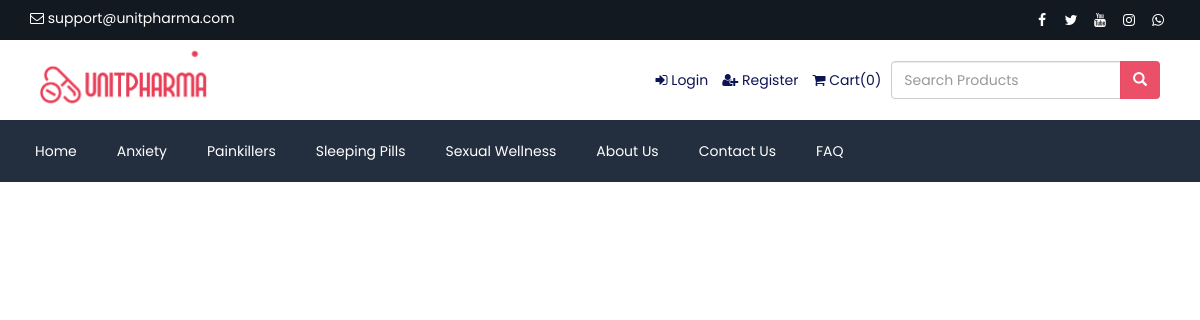
/newHeader.php (signed in), run on the app's committed database.
### tables this page shows
CREATE TABLE `tbl_settings` (
  `id` int(11) NOT NULL,
  `logo` varchar(255) NOT NULL,
  `favicon` varchar(255) NOT NULL,
  `footer_about` text NOT NULL,
  `footer_copyright` text NOT NULL,
  `contact_address` text NOT NULL,
  `contact_email` varchar(255) NOT NULL,
  `contact_phone` varchar(255) NOT NULL,
  `contact_fax` varchar(255) NOT NULL,
  `contact_map_iframe` text NOT NULL,
  `receive_email` varchar(255) NOT NULL,
  `receive_email_subject` varchar(255) NOT NULL,
  `receive_email_thank_you_message` text NOT NULL,
  `forget_password_message` text NOT NULL,
  `total_recent_post_footer` int(10) NOT NULL,
  `total_popular_post_footer` int(10) NOT NULL,
  `total_recent_post_sidebar` int(11) NOT NULL,
  `total_popular_post_sidebar` int(11) NOT NULL,
  `total_featured_product_home` int(11) NOT NULL,
  `total_latest_product_home` int(11) NOT NULL,
  `total_popular_product_home` int(11) NOT NULL,
  `meta_title_home` text NOT NULL,
  `meta_keyword_home` text NOT NULL,
  `meta_description_home` text NOT NULL,
  `banner_login` varchar(255) NOT NULL,
  `banner_registration` varchar(255) NOT NULL,
  `banner_forget_password` varchar(255) NOT NULL,
  `banner_reset_password` varchar(255) NOT NULL,
  `banner_search` varchar(255) NOT NULL,
  `banner_cart` varchar(255) NOT NULL,
  `banner_checkout` varchar(255) NOT NULL,
  `banner_product_category` varchar(255) NOT NULL,
  `banner_blog` varchar(255) NOT NULL,
  `cta_title` varchar(255) NOT NULL,
  `cta_content` text NOT NULL,
  `cta_read_more_text` varchar(255) NOT NULL,
  `cta_read_more_url` varchar(255) NOT NULL,
  `cta_photo` varchar(255) NOT NULL,
  `featured_product_title` varchar(255) NOT NULL,
  `featured_product_subtitle` varchar(255) NOT NULL,
  `latest_product_title` varchar(255) NOT NULL,
  `latest_product_subtitle` varchar(255) NOT NULL,
  `popular_product_title` varchar(255) NOT NULL,
  `popular_product_subtitle` varchar(255) NOT NULL,
  `testimonial_title` varchar(255) NOT NULL,
  `testimonial_subtitle` varchar(255) NOT NULL,
  `testimonial_photo` varchar(255) NOT NULL,
  `blog_title` varchar(255) NOT NULL,
  `blog_subtitle` varchar(255) NOT NULL,
  `newsletter_text` text NOT NULL,
  `paypal_email` varchar(255) NOT NULL,
  `stripe_public_key` varchar(255) NOT NULL,
  `stripe_secret_key` varchar(255) NOT NULL,
  `bank_detail` text NOT NULL,
  `before_head` text NOT NULL,
  `after_body` text NOT NULL,
  `before_body` text NOT NULL,
  `home_service_on_off` int(11) NOT NULL,
  `home_welcome_on_off` int(11) NOT NULL,
  `home_featured_product_on_off` int(11) NOT NULL,
  `home_latest_product_on_off` int(11) NOT NULL,
  `home_popular_product_on_off` int(11) NOT NULL,
  `home_testimonial_on_off` int(11) NOT NULL,
  `home_blog_on_off` int(11) NOT NULL,
  `newsletter_on_off` int(11) NOT NULL,
  `ads_above_welcome_on_off` int(1) NOT NULL,
  `ads_above_featured_product_on_off` int(1) NOT NULL,
  `ads_above_latest_product_on_off` int(1) NOT NULL,
  `ads_above_popular_product_on_off` int(1) NOT NULL,
  `ads_above_testimonial_on_off` int(1) NOT NULL,
  `ads_category_sidebar_on_off` int(1) NOT NULL
);

CREATE TABLE `tbl_social` (
  `social_id` int(11) NOT NULL,
  `social_name` varchar(30) NOT NULL,
  `social_url` varchar(255) NOT NULL,
  `social_icon` varchar(30) NOT NULL
);

CREATE TABLE `tbl_top_category` (
  `tcat_id` int(11) NOT NULL,
  `tcat_name` varchar(255) NOT NULL,
  `show_on_menu` int(1) NOT NULL
);

CREATE TABLE `tbl_page` (
  `id` int(11) NOT NULL,
  `about_title` varchar(255) NOT NULL,
  `about_content` text NOT NULL,
  `about_banner` varchar(255) NOT NULL,
  `about_meta_title` varchar(255) NOT NULL,
  `about_meta_keyword` text NOT NULL,
  `about_meta_description` text NOT NULL,
  `faq_title` varchar(255) NOT NULL,
  `faq_banner` varchar(255) NOT NULL,
  `faq_meta_title` varchar(255) NOT NULL,
  `faq_meta_keyword` text NOT NULL,
  `faq_meta_description` text NOT NULL,
  `blog_title` varchar(255) NOT NULL,
  `blog_banner` varchar(255) NOT NULL,
  `blog_meta_title` varchar(255) NOT NULL,
  `blog_meta_keyword` text NOT NULL,
  `blog_meta_description` text NOT NULL,
  `contact_title` varchar(255) NOT NULL,
  `contact_banner` varchar(255) NOT NULL,
  `contact_meta_title` varchar(255) NOT NULL,
  `contact_meta_keyword` text NOT NULL,
  `contact_meta_description` text NOT NULL,
  `pgallery_title` varchar(255) NOT NULL,
  `pgallery_banner` varchar(255) NOT NULL,
  `pgallery_meta_title` varchar(255) NOT NULL,
  `pgallery_meta_keyword` text NOT NULL,
  `pgallery_meta_description` text NOT NULL,
  `vgallery_title` varchar(255) NOT NULL,
  `vgallery_banner` varchar(255) NOT NULL,
  `vgallery_meta_title` varchar(255) NOT NULL,
  `vgallery_meta_keyword` text NOT NULL,
  `vgallery_meta_description` text NOT NULL
);

### newHeader.php (the view, shortened to what this page needs)
<?php
include("admin/inc/config.php");
$statement = $pdo->prepare("SELECT * FROM tbl_settings WHERE id=1");
$statement->execute();
$result = $statement->fetchAll(PDO::FETCH_ASSOC);
foreach ($result as $row)
{
	$logo = $row['logo'];
	$contact_email = $row['contact_email'];
}
?>
<!DOCTYPE html>
<html lang="en">
<head>
    <link rel="stylesheet" href="assets/css/bootstrap.min.css">
    <link rel="stylesheet" href="assets/css/font-awesome.min.css">
    <link rel="stylesheet" href="assets/css/owl.carousel.min.css">
    <link rel="stylesheet" href="assets/css/owl.theme.default.min.css">
    <link rel="stylesheet" href="assets/css/jquery.bxslider.min.css">
    <link rel="stylesheet" href="assets/css/magnific-popup.css">
    <link rel="stylesheet" href="assets/css/rating.css">
    <link rel="stylesheet" href="assets/css/spacing.css">
    <link rel="stylesheet" href="assets/css/bootstrap-touch-slider.css">
    <link rel="stylesheet" href="assets/css/animate.min.css">
    <link rel="stylesheet" href="assets/css/tree-menu.css">
    <link rel="stylesheet" href="assets/css/select2.min.css">
    <link rel="stylesheet" href="assets/css/main.css">
    <link rel="stylesheet" href="assets/css/responsive.css">
    <?php
	$statement = $pdo->prepare("SELECT * FROM tbl_page WHERE id=1");
	$statement->execute();
	$result = $statement->fetchAll(PDO::FETCH_ASSOC);
		?>
</head>
<body>
    <div class="top">
        <div class="container">
            <div class="row">
                <div class="col-md-6 col-sm-6 col-xs-12">
                    <div class="left">
                        <ul>
                            <li><i class="fa fa-envelope-o"></i> <?php echo $contact_email; ?></li>
                        </ul>
                    </div>
                </div>
                <div class="col-md-6 col-sm-6 col-xs-12">
                    <div class="right">
                        <ul>
                            <?php
						$statement = $pdo->prepare("SELECT * FROM tbl_social");
						$statement->execute();
						$result = $statement->fetchAll(PDO::FETCH_ASSOC);
						foreach ($result as $row) {
							?>
                            <?php if($row['social_url'] != ''): ?>
                            <li><a href="<?php echo $row['social_url']; ?>"><i
                                        class="<?php echo $row['social_icon']; ?>"></i></a></li>
                            <?php endif; ?>
                            <?php
						}
						?>
                        </ul>
                    </div>
                </div>
            </div>
        </div>
    </div>
    <div class="header">
        <div class="container">
            <div class="row inner">
                <div class="col-md-4 logo">
                    <a href="index.php"><img src="assets/uploads/<?php echo $logo; ?>" alt="logo image"></a>
                </div>
                <div class="col-md-5 right">
                    <ul>
                        <?php
					if(isset($_SESSION['customer'])) {
						if($_SESSION['customer']['cust_guest']===1) {
							?>
                        <li><i class="fa fa-user"></i> Hey, Guest</li>
                        <?php
						}
						else{
						?>
                        <li><i class="fa fa-user"></i> <?php echo LANG_VALUE_13; ?>
                            <?php echo $_SESSION['customer']['cust_name']; ?></li>
                        <li><a href="dashboard.php"><i class="fa fa-home"></i> <?php echo LANG_VALUE_89; ?></a></li>
                        <?php
						}
					} else {
						?>
                        <li><a href="login.php"><i class="fa fa-sign-in"></i> <?php echo LANG_VALUE_9; ?></a></li>
                        <li><a href="registration.php"><i class="fa fa-user-plus"></i> <?php echo LANG_VALUE_15; ?></a>
                        </li>
                        <?php
					}
					?>
                        <li><a href="cart.php"><i class="fa fa-shopping-cart"></i> <?php echo LANG_VALUE_18;?>(<span
                                    id='cart-count'><?php
                    if(!isset($_SESSION['customer']['cust_id'])){
                        if(isset($_SESSION['cart_p_id'])) {
                            $tmp=array();
                            $i=0;
                            foreach($_SESSION['cart_p_id'] as $key => $value)
                            {
                                $tmp[$i] = $value;
                                $i++;
                            }
                            echo count($tmp);
                        } else {
                            echo 0;
                        }
                    }else{
                        $statement = $pdo->prepare("SELECT * FROM tbl_cart WHERE cust_id=?");
                        $statement->execute(array($_SESSION['customer']['cust_id']));
                        $ct_value_count = $statement->rowCount();
                        echo $ct_value_count;
                    }
					?></span>)</a></li>
                    </ul>
                </div>
                <div class="col-md-3 search-area" style="padding:10px">
                    <form action="search-result.php" method="GET">
                        <div class="input-group">
                            <input type="text" class="form-control" placeholder="Search Products" name="search_text" />
                            <div class="input-group-btn">
                                <button class="btn search-btn" type="submit">
                                    <span style="color:white" class="glyphicon glyphicon-search"></span>
                                </button>
                            </div>
                        </div>
                    </form>
                </div>
            </div>
        </div>
    </div>
    <div class="nav">
        <div class="container">
            <div class="row">
                <div class="col-md-12 pl_0 pr_0">
                    <div class="menu-container">
                        <div class="menu">
                            <ul>
                                <li><a href="index.php">Home</a></li>
                                <?php
							$statement = $pdo->prepare("SELECT * FROM tbl_top_category WHERE show_on_menu=1");
							$statement->execute();
							$result = $statement->fetchAll(PDO::FETCH_ASSOC);
							foreach ($result as $row) {
								?>
                                <li><a
                                        href="product-category.php?id=<?php echo $row['tcat_id']; ?>&type=top-category"><?php echo $row['tcat_name']; ?></a>
                                </li>
                                <?php
							}
							?>
                                <?php
							$statement = $pdo->prepare("SELECT * FROM tbl_page WHERE id=1");
							$statement->execute();
							$result = $statement->fetchAll(PDO::FETCH_ASSOC);
							foreach ($result as $row) {
								$about_title = $row['about_title'];
								$faq_title = $row['faq_title'];
								$contact_title = $row['contact_title'];
							}
							?>
                                <li><a href="about.php"><?php echo $about_title; ?></a></li>
                                <li><a href="contact.php"><?php echo $contact_title; ?></a></li>
                                <li><a href="faq.php"><?php echo $faq_title; ?></a></li>
                            </ul>
                        </div>
                    </div>
                </div>
            </div>
        </div>
    </div>

### assets/css/main.css (style rules this page uses)
* { margin: 0; padding: 0; }
body { font-family: "Poppins", sans-serif; font-size: 14px; }
a { text-decoration: none; }
.top { width: 100%; height: 40px; background: #131921; }
.top .left { float: left; }
.top .left ul { padding-top: 8px; }
.top .left ul li { list-style-type: none; float: left; margin-right: 14px; color: white; }
.top .left ul li i { color: white; }
.top .right { float: right; }
.top .right ul { padding-top: 8px; }
.top .right ul li { list-style-type: none; float: left; margin-left: 5px; }
.top .right ul li a { color: white; width: 24px; height: 24px; line-height: 24px; text-align: center; border-radius: 50%; display: block; transition: all 0.4s ease; }
.header { width: 100%; height: auto; background: #fff; }
.header .inner { height: auto; display: table; }
.header .logo { float: none; display: table-cell; vertical-align: middle; }
.header .logo img { max-width: 100%; height: 80px; }
.header .search-area { float: none; display: table-cell; vertical-align: middle; }
.header .search-area button { height: 38px; }
.header .search-area input { height: 38px; }
.header .search-area form { width: 100%; }
.header .right { float: none; display: table-cell; vertical-align: middle; padding-right: 0; }
.header .right ul { float: right; margin-bottom: 0; }
.header .right ul li { list-style-type: none; float: left; margin-left: 14px; color: #0d1452; }
.header .right ul li a { color: #0d1452; }
.search-btn { background-color: #e93e58; opacity: 0.9; }
.nav { background: #232f3e; }
.menu-container { width: 100%; margin: 0 auto; background: #232f3e; }
.menu > ul { margin: 0 auto; width: 100%; list-style: none; padding: 0; position: relative; box-sizing: border-box; }
.menu > ul:before, .menu > ul:after { content: ""; display: table; }
.menu > ul:after { clear: both; }
.menu > ul > li { float: left; padding: 0; margin: 0; }
.menu > ul > li a { text-decoration: none; padding: 1.5em 20px; display: block; color: #fff; }

### assets/css/responsive.css (style rules this page uses)
@media only screen and (min-width: 992px) { .header .inner { width: 100%; } }
@media only screen and (min-width: 992px) { .header .search-area { padding-right: 0; } }
@media only screen and (min-width: 992px) { .header .search-area form { padding-right: 0; } }
@media only screen and (min-width: 992px) { .header .container { padding-right: 0; } }

### data on the page
tbl_settings: contact_email "support@unitpharma.com", logo (picture)
tbl_top_category: tcat_name "Anxiety"
tbl_top_category: tcat_name "Painkillers"
tbl_top_category: tcat_name "Sleeping Pills"
tbl_top_category: tcat_name "Sexual Wellness"
tbl_page: about_title "About Us", contact_title "Contact Us", faq_title "FAQ"

### other printed values
LANG_VALUE_9 "Login"
LANG_VALUE_15 "Register"
LANG_VALUE_18 "Cart"
